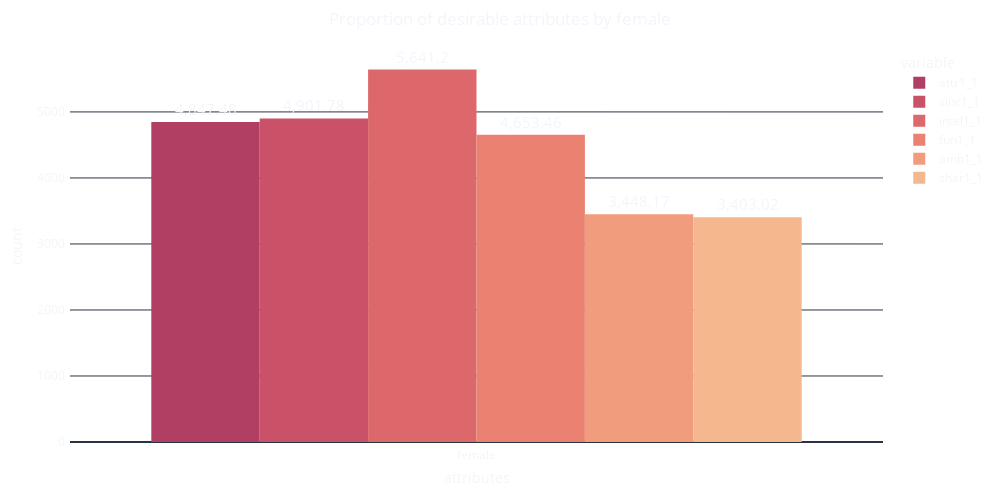

The code cell stored with this chart in its notebook:
### Code cell
import plotly.express as px
fig = px.histogram(df_f_att, x="gender", y=["attr1_1", "sinc1_1", "intel1_1", "fun1_1", "amb1_1", "shar1_1"],
                      title = 'Proportion of desirable attributes by female',
                      barmode ='group',
                      width= 1000,
                      height = 500,
                      text_auto = True,
                      color_discrete_sequence=px.colors.sequential.Redor_r
                                )
fig.update_traces(textposition = 'outside', textfont_size = 15)                         
fig.update_layout(title_x = 0.5, 
                      margin={"l":50,"r":50,"b":50,"t":50,"pad":4},
                      xaxis_title = 'attributes',
                      yaxis_title = 'count',
                      template = 'plotly_dark'
                      )
fig.update_layout({'plot_bgcolor': 'rgba(0, 0, 0, 0)',
                    'paper_bgcolor': 'rgba(0, 0, 0, 0)'}
                      )  

fig.show()

### Figure 1 — Plotly figure (JSON) as saved in the notebook; plotly's stock layout.template omitted (floating-point values rounded to 4 significant figures; data arrays with more than 128 entries replaced by an {"elided": "..."} marker saying what was removed)
{"data": [{"alignmentgroup": "True", "bingroup": "x", "histfunc": "sum", "hovertemplate": "variable=attr1_1<br>gender=%{x}<br>sum of value=%{y}<extra></extra>", "legendgroup": "attr1_1", "marker": {"color": "rgb(177, 63, 100)", "pattern": {"shape": ""}}, "name": "attr1_1", "offsetgroup": "attr1_1", "orientation": "v", "showlegend": true, "textfont": {"size": 15}, "textposition": "outside", "texttemplate": "%{value}", "type": "histogram", "x": {"elided": "274 str values"}, "xaxis": "x", "y": {"elided": "274 float values"}, "yaxis": "y"}, {"alignmentgroup": "True", "bingroup": "x", "histfunc": "sum", "hovertemplate": "variable=sinc1_1<br>gender=%{x}<br>sum of value=%{y}<extra></extra>", "legendgroup": "sinc1_1", "marker": {"color": "rgb(202, 82, 104)", "pattern": {"shape": ""}}, "name": "sinc1_1", "offsetgroup": "sinc1_1", "orientation": "v", "showlegend": true, "textfont": {"size": 15}, "textposition": "outside", "texttemplate": "%{value}", "type": "histogram", "x": {"elided": "274 str values"}, "xaxis": "x", "y": {"elided": "274 float values"}, "yaxis": "y"}, {"alignmentgroup": "True", "bingroup": "x", "histfunc": "sum", "hovertemplate": "variable=intel1_1<br>gender=%{x}<br>sum of value=%{y}<extra></extra>", "legendgroup": "intel1_1", "marker": {"color": "rgb(221, 104, 108)", "pattern": {"shape": ""}}, "name": "intel1_1", "offsetgroup": "intel1_1", "orientation": "v", "showlegend": true, "textfont": {"size": 15}, "textposition": "outside", "texttemplate": "%{value}", "type": "histogram", "x": {"elided": "274 str values"}, "xaxis": "x", "y": {"elided": "274 float values"}, "yaxis": "y"}, {"alignmentgroup": "True", "bingroup": "x", "histfunc": "sum", "hovertemplate": "variable=fun1_1<br>gender=%{x}<br>sum of value=%{y}<extra></extra>", "legendgroup": "fun1_1", "marker": {"color": "rgb(234, 129, 113)", "pattern": {"shape": ""}}, "name": "fun1_1", "offsetgroup": "fun1_1", "orientation": "v", "showlegend": true, "textfont": {"size": 15}, "textposition": "outside", "texttemplate": "%{value}", "type": "histogram", "x": {"elided": "274 str values"}, "xaxis": "x", "y": {"elided": "274 float values"}, "yaxis": "y"}, {"alignmentgroup": "True", "bingroup": "x", "histfunc": "sum", "hovertemplate": "variable=amb1_1<br>gender=%{x}<br>sum of value=%{y}<extra></extra>", "legendgroup": "amb1_1", "marker": {"color": "rgb(241, 156, 124)", "pattern": {"shape": ""}}, "name": "amb1_1", "offsetgroup": "amb1_1", "orientation": "v", "showlegend": true, "textfont": {"size": 15}, "textposition": "outside", "texttemplate": "%{value}", "type": "histogram", "x": {"elided": "274 str values"}, "xaxis": "x", "y": {"elided": "274 float values"}, "yaxis": "y"}, {"alignmentgroup": "True", "bingroup": "x", "histfunc": "sum", "hovertemplate": "variable=shar1_1<br>gender=%{x}<br>sum of value=%{y}<extra></extra>", "legendgroup": "shar1_1", "marker": {"color": "rgb(245, 183, 142)", "pattern": {"shape": ""}}, "name": "shar1_1", "offsetgroup": "shar1_1", "orientation": "v", "showlegend": true, "textfont": {"size": 15}, "textposition": "outside", "texttemplate": "%{value}", "type": "histogram", "x": {"elided": "274 str values"}, "xaxis": "x", "y": {"elided": "274 float values"}, "yaxis": "y"}], "layout": {"barmode": "group", "height": 500, "legend": {"title": {"text": "variable"}, "tracegroupgap": 0}, "margin": {"b": 50, "l": 50, "pad": 4, "r": 50, "t": 50}, "paper_bgcolor": "rgba(0, 0, 0, 0)", "plot_bgcolor": "rgba(0, 0, 0, 0)", "title": {"text": "Proportion of desirable attributes by female", "x": 0.5}, "width": 1000, "xaxis": {"anchor": "y", "domain": [0, 1], "title": {"text": "attributes"}}, "yaxis": {"anchor": "x", "domain": [0, 1], "title": {"text": "count"}}}}
